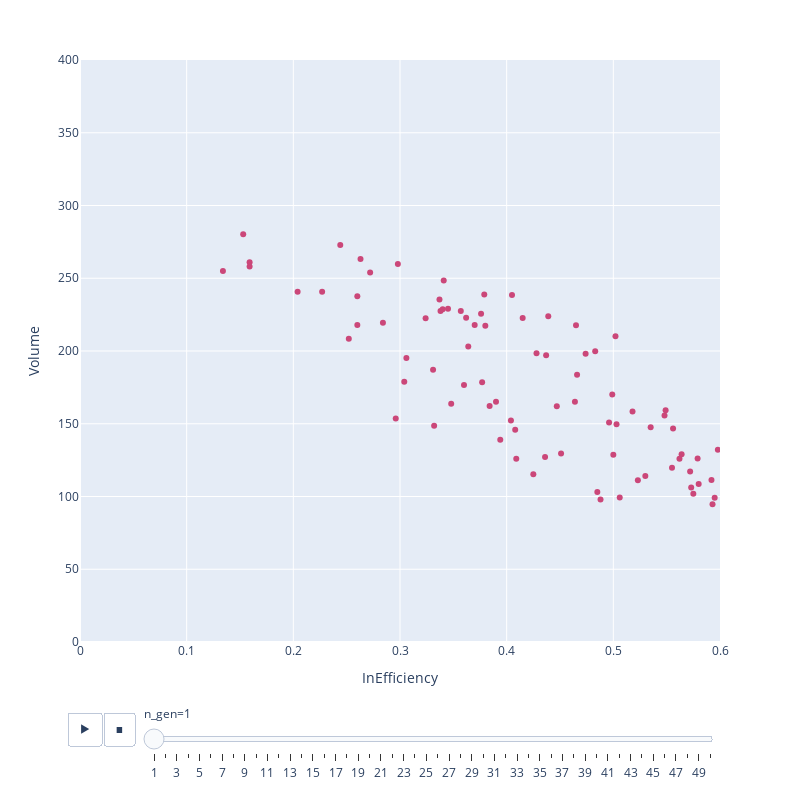

The notebook cell this image was saved under:
### Code cell
# Making a animation of evolution
import pandas as pd
import plotly.express as px
obj1 = []
obj2 = []
calls = []
for r in res.history:

    objs = r.pop.get("F")
    obj1.extend(objs[:, 0])
    obj2.extend(objs[:, 1])
    calls.extend([r.n_gen]*len(objs))
df = pd.DataFrame(data = {"InEfficiency": obj1, "Volume": obj2, "n_gen": calls})

obj_fig = px.scatter(df, x="InEfficiency", y="Volume",
                        animation_frame="n_gen", color="n_gen",
                        range_x=[0., 0.6], range_y=[0. , 400.],
                        hover_data = df.columns,
                        width = 800, height = 800)
obj_fig.update(layout_coloraxis_showscale=False)
obj_fig.layout.updatemenus[0].buttons[0].args[1]["frame"]["duration"] = 10
obj_fig.update_layout(transition = {'duration': 0.001})
obj_fig.show()

### Figure 1 — Plotly figure (JSON) as saved in the notebook; plotly's stock layout.template omitted (floating-point values rounded to 4 significant figures)
{"data": [{"customdata": [[1], [1], [1], [1], [1], [1], [1], [1], [1], [1], [1], [1], [1], [1], [1], [1], [1], [1], [1], [1], [1], [1], [1], [1], [1], [1], [1], [1], [1], [1], [1], [1], [1], [1], [1], [1], [1], [1], [1], [1], [1], [1], [1], [1], [1], [1], [1], [1], [1], [1], [1], [1], [1], [1], [1], [1], [1], [1], [1], [1], [1], [1], [1], [1], [1], [1], [1], [1], [1], [1], [1], [1], [1], [1], [1], [1], [1], [1], [1], [1], [1], [1], [1], [1], [1], [1], [1], [1], [1], [1], [1], [1], [1], [1], [1], [1], [1], [1], [1], [1]], "hovertemplate": "n_gen=%{marker.color}<br>InEfficiency=%{x}<br>Volume=%{y}<extra></extra>", "legendgroup": "", "marker": {"color": [1, 1, 1, 1, 1, 1, 1, 1, 1, 1, 1, 1, 1, 1, 1, 1, 1, 1, 1, 1, 1, 1, 1, 1, 1, 1, 1, 1, 1, 1, 1, 1, 1, 1, 1, 1, 1, 1, 1, 1, 1, 1, 1, 1, 1, 1, 1, 1, 1, 1, 1, 1, 1, 1, 1, 1, 1, 1, 1, 1, 1, 1, 1, 1, 1, 1, 1, 1, 1, 1, 1, 1, 1, 1, 1, 1, 1, 1, 1, 1, 1, 1, 1, 1, 1, 1, 1, 1, 1, 1, 1, 1, 1, 1, 1, 1, 1, 1, 1, 1], "coloraxis": "coloraxis", "symbol": "circle"}, "mode": "markers", "name": "", "orientation": "v", "showlegend": false, "type": "scatter", "x": [0.682, 0.488, 0.485, 0.252, 0.762, 0.669, 0.394, 0.332, 0.67, 0.134, 0.425, 0.593, 0.409, 0.723, 0.204, 0.296, 0.713, 0.506, 0.26, 0.788, 0.816, 0.408, 0.404, 0.697, 0.153, 0.159, 0.612, 0.595, 0.436, 0.741, 0.227, 0.304, 0.348, 0.384, 0.573, 0.575, 0.523, 0.284, 0.26, 0.698, 0.159, 0.672, 0.636, 0.5, 0.447, 0.451, 0.782, 0.331, 0.306, 0.36, 0.39, 0.58, 0.53, 0.272, 0.726, 0.711, 0.244, 0.263, 0.464, 0.503, 0.496, 0.324, 0.364, 0.377, 0.592, 0.652, 0.555, 0.535, 0.572, 0.298, 0.499, 0.518, 0.362, 0.338, 0.337, 0.37, 0.466, 0.38, 0.437, 0.428, 0.562, 0.556, 0.548, 0.357, 0.34, 0.376, 0.415, 0.474, 0.465, 0.579, 0.564, 0.549, 0.341, 0.345, 0.439, 0.483, 0.598, 0.379, 0.405, 0.502], "xaxis": "x", "y": [69.23, 97.98, 103.2, 208.5, 55.7, 92.34, 138.9, 148.6, 77.12, 255.0, 115.4, 94.71, 126.0, 69.0, 240.7, 153.6, 75.81, 99.35, 217.9, 62.27, 57.53, 145.8, 152.2, 83.66, 280.2, 258.0, 97.34, 99.13, 127.1, 69.28, 240.7, 178.9, 163.8, 162.2, 106.2, 101.9, 111.1, 219.5, 237.6, 90.5, 260.9, 99.38, 101.5, 128.6, 162.0, 129.5, 75.53, 187.0, 195.2, 176.6, 165.2, 108.6, 114.0, 253.9, 94.76, 96.53, 272.9, 263.3, 165.1, 149.7, 150.9, 222.5, 203.1, 178.5, 111.3, 109.6, 119.8, 147.5, 117.2, 259.8, 170.2, 158.5, 222.8, 227.5, 235.4, 217.8, 183.6, 217.4, 197.1, 198.4, 125.9, 146.7, 155.7, 227.5, 228.7, 225.6, 222.7, 198.0, 217.7, 126.1, 129.1, 159.3, 248.4, 229.1, 223.8, 199.8, 132.1, 238.8, 238.5, 210.1], "yaxis": "y"}], "layout": {"coloraxis": {"colorbar": {"title": {"text": "n_gen"}}, "colorscale": [[0, "#0d0887"], [0.1111, "#46039f"], [0.2222, "#7201a8"], [0.3333, "#9c179e"], [0.4444, "#bd3786"], [0.5556, "#d8576b"], [0.6667, "#ed7953"], [0.7778, "#fb9f3a"], [0.8889, "#fdca26"], [1, "#f0f921"]], "showscale": false}, "height": 800, "legend": {"tracegroupgap": 0}, "margin": {"t": 60}, "sliders": [{"active": 0, "currentvalue": {"prefix": "n_gen="}, "len": 0.9, "pad": {"b": 10, "t": 60}, "steps": [{"args": [["1"], {"frame": {"duration": 0, "redraw": false}, "fromcurrent": true, "mode": "immediate", "transition": {"duration": 0, "easing": "linear"}}], "label": "1", "method": "animate"}, {"args": [["2"], {"frame": {"duration": 0, "redraw": false}, "fromcurrent": true, "mode": "immediate", "transition": {"duration": 0, "easing": "linear"}}], "label": "2", "method": "animate"}, {"args": [["3"], {"frame": {"duration": 0, "redraw": false}, "fromcurrent": true, "mode": "immediate", "transition": {"duration": 0, "easing": "linear"}}], "label": "3", "method": "animate"}, {"args": [["4"], {"frame": {"duration": 0, "redraw": false}, "fromcurrent": true, "mode": "immediate", "transition": {"duration": 0, "easing": "linear"}}], "label": "4", "method": "animate"}, {"args": [["5"], {"frame": {"duration": 0, "redraw": false}, "fromcurrent": true, "mode": "immediate", "transition": {"duration": 0, "easing": "linear"}}], "label": "5", "method": "animate"}, {"args": [["6"], {"frame": {"duration": 0, "redraw": false}, "fromcurrent": true, "mode": "immediate", "transition": {"duration": 0, "easing": "linear"}}], "label": "6", "method": "animate"}, {"args": [["7"], {"frame": {"duration": 0, "redraw": false}, "fromcurrent": true, "mode": "immediate", "transition": {"duration": 0, "easing": "linear"}}], "label": "7", "method": "animate"}, {"args": [["8"], {"frame": {"duration": 0, "redraw": false}, "fromcurrent": true, "mode": "immediate", "transition": {"duration": 0, "easing": "linear"}}], "label": "8", "method": "animate"}, {"args": [["9"], {"frame": {"duration": 0, "redraw": false}, "fromcurrent": true, "mode": "immediate", "transition": {"duration": 0, "easing": "linear"}}], "label": "9", "method": "animate"}, {"args": [["10"], {"frame": {"duration": 0, "redraw": false}, "fromcurrent": true, "mode": "immediate", "transition": {"duration": 0, "easing": "linear"}}], "label": "10", "method": "animate"}, {"args": [["11"], {"frame": {"duration": 0, "redraw": false}, "fromcurrent": true, "mode": "immediate", "transition": {"duration": 0, "easing": "linear"}}], "label": "11", "method": "animate"}, {"args": [["12"], {"frame": {"duration": 0, "redraw": false}, "fromcurrent": true, "mode": "immediate", "transition": {"duration": 0, "easing": "linear"}}], "label": "12", "method": "animate"}, {"args": [["13"], {"frame": {"duration": 0, "redraw": false}, "fromcurrent": true, "mode": "immediate", "transition": {"duration": 0, "easing": "linear"}}], "label": "13", "method": "animate"}, {"args": [["14"], {"frame": {"duration": 0, "redraw": false}, "fromcurrent": true, "mode": "immediate", "transition": {"duration": 0, "easing": "linear"}}], "label": "14", "method": "animate"}, {"args": [["15"], {"frame": {"duration": 0, "redraw": false}, "fromcurrent": true, "mode": "immediate", "transition": {"duration": 0, "easing": "linear"}}], "label": "15", "method": "animate"}, {"args": [["16"], {"frame": {"duration": 0, "redraw": false}, "fromcurrent": true, "mode": "immediate", "transition": {"duration": 0, "easing": "linear"}}], "label": "16", "method": "animate"}, {"args": [["17"], {"frame": {"duration": 0, "redraw": false}, "fromcurrent": true, "mode": "immediate", "transition": {"duration": 0, "easing": "linear"}}], "label": "17", "method": "animate"}, {"args": [["18"], {"frame": {"duration": 0, "redraw": false}, "fromcurrent": true, "mode": "immediate", "transition": {"duration": 0, "easing": "linear"}}], "label": "18", "method": "animate"}, {"args": [["19"], {"frame": {"duration": 0, "redraw": false}, "fromcurrent": true, "mode": "immediate", "transition": {"duration": 0, "easing": "linear"}}], "label": "19", "method": "animate"}, {"args": [["20"], {"frame": {"duration": 0, "redraw": false}, "fromcurrent": true, "mode": "immediate", "transition": {"duration": 0, "easing": "linear"}}], "label": "20", "method": "animate"}, {"args": [["21"], {"frame": {"duration": 0, "redraw": false}, "fromcurrent": true, "mode": "immediate", "transition": {"duration": 0, "easing": "linear"}}], "label": "21", "method": "animate"}, {"args": [["22"], {"frame": {"duration": 0, "redraw": false}, "fromcurrent": true, "mode": "immediate", "transition": {"duration": 0, "easing": "linear"}}], "label": "22", "method": "animate"}, {"args": [["23"], {"frame": {"duration": 0, "redraw": false}, "fromcurrent": true, "mode": "immediate", "transition": {"duration": 0, "easing": "linear"}}], "label": "23", "method": "animate"}, {"args": [["24"], {"frame": {"duration": 0, "redraw": false}, "fromcurrent": true, "mode": "immediate", "transition": {"duration": 0, "easing": "linear"}}], "label": "24", "method": "animate"}, {"args": [["25"], {"frame": {"duration": 0, "redraw": false}, "fromcurrent": true, "mode": "immediate", "transition": {"duration": 0, "easing": "linear"}}], "label": "25", "method": "animate"}, {"args": [["26"], {"frame": {"duration": 0, "redraw": false}, "fromcurrent": true, "mode": "immediate", "transition": {"duration": 0, "easing": "linear"}}], "label": "26", "method": "animate"}, {"args": [["27"], {"frame": {"duration": 0, "redraw": false}, "fromcurrent": true, "mode": "immediate", "transition": {"duration": 0, "easing": "linear"}}], "label": "27", "method": "animate"}, {"args": [["28"], {"frame": {"duration": 0, "redraw": false}, "fromcurrent": true, "mode": "immediate", "transition": {"duration": 0, "easing": "linear"}}], "label": "28", "method": "animate"}, {"args": [["29"], {"frame": {"duration": 0, "redraw": false}, "fromcurrent": true, "mode": "immediate", "transition": {"duration": 0, "easing": "linear"}}], "label": "29", "method": "animate"}, {"args": [["30"], {"frame": {"duration": 0, "redraw": false}, "fromcurrent": true, "mode": "immediate", "transition": {"duration": 0, "easing": "linear"}}], "label": "30", "method": "animate"}, {"args": [["31"], {"frame": {"duration": 0, "redraw": false}, "fromcurrent": true, "mode": "immediate", "transition": {"duration": 0, "easing": "linear"}}], "label": "31", "method": "animate"}, {"args": [["32"], {"frame": {"duration": 0, "redraw": false}, "fromcurrent": true, "mode": "immediate", "transition": {"duration": 0, "easing": "linear"}}], "label": "32", "method": "animate"}, {"args": [["33"], {"frame": {"duration": 0, "redraw": false}, "fromcurrent": true, "mode": "immediate", "transition": {"duration": 0, "easing": "linear"}}], "label": "33", "method": "animate"}, {"args": [["34"], {"frame": {"duration": 0, "redraw": false}, "fromcurrent": true, "mode": "immediate", "transition": {"duration": 0, "easing": "linear"}}], "label": "34", "method": "animate"}, {"args": [["35"], {"frame": {"duration": 0, "redraw": false}, "fromcurrent": true, "mode": "immediate", "transition": {"duration": 0, "easing": "linear"}}], "label": "35", "method": "animate"}, {"args": [["36"], {"frame": {"duration": 0, "redraw": false}, "fromcurrent": true, "mode": "immediate", "transition": {"duration": 0, "easing": "linear"}}], "label": "36", "method": "animate"}, {"args": [["37"], {"frame": {"duration": 0, "redraw": false}, "fromcurrent": true, "mode": "immediate", "transition": {"duration": 0, "easing": "linear"}}], "label": "37", "method": "animate"}, {"args": [["38"], {"frame": {"duration": 0, "redraw": false}, "fromcurrent": true, "mode": "immediate", "transition": {"duration": 0, "easing": "linear"}}], "label": "38", "method": "animate"}, {"args": [["39"], {"frame": {"duration": 0, "redraw": false}, "fromcurrent": true, "mode": "immediate", "transition": {"duration": 0, "easing": "linear"}}], "label": "39", "method": "animate"}, {"args": [["40"], {"frame": {"duration": 0, "redraw": false}, "fromcurrent": true, "mode": "immediate", "transition": {"duration": 0, "easing": "linear"}}], "label": "40", "method": "animate"}, {"args": [["41"], {"frame": {"duration": 0, "redraw": false}, "fromcurrent": true, "mode": "immediate", "transition": {"duration": 0, "easing": "linear"}}], "label": "41", "method": "animate"}, {"args": [["42"], {"frame": {"duration": 0, "redraw": false}, "fromcurrent": true, "mode": "immediate", "transition": {"duration": 0, "easing": "linear"}}], "label": "42", "method": "animate"}, {"args": [["43"], {"frame": {"duration": 0, "redraw": false}, "fromcurrent": true, "mode": "immediate", "transition": {"duration": 0, "easing": "linear"}}], "label": "43", "method": "animate"}, {"args": [["44"], {"frame": {"duration": 0, "redraw": false}, "fromcurrent": true, "mode": "immediate", "transition": {"duration": 0, "easing": "linear"}}], "label": "44", "method": "animate"}, {"args": [["45"], {"frame": {"duration": 0, "redraw": false}, "fromcurrent": true, "mode": "immediate", "transition": {"duration": 0, "easing": "linear"}}], "label": "45", "method": "animate"}, {"args": [["46"], {"frame": {"duration": 0, "redraw": false}, "fromcurrent": true, "mode": "immediate", "transition": {"duration": 0, "easing": "linear"}}], "label": "46", "method": "animate"}, {"args": [["47"], {"frame": {"duration": 0, "redraw": false}, "fromcurrent": true, "mode": "immediate", "transition": {"duration": 0, "easing": "linear"}}], "label": "47", "method": "animate"}, {"args": [["48"], {"frame": {"duration": 0, "redraw": false}, "fromcurrent": true, "mode": "immediate", "transition": {"duration": 0, "easing": "linear"}}], "label": "48", "method": "animate"}, {"args": [["49"], {"frame": {"duration": 0, "redraw": false}, "fromcurrent": true, "mode": "immediate", "transition": {"duration": 0, "easing": "linear"}}], "label": "49", "method": "animate"}, {"args": [["50"], {"frame": {"duration": 0, "redraw": false}, "fromcurrent": true, "mode": "immediate", "transition": {"duration": 0, "easing": "linear"}}], "label": "50", "method": "animate"}], "x": 0.1, "xanchor": "left", "y": 0, "yanchor": "top"}], "transition": {"duration": 0.001}, "updatemenus": [{"buttons": [{"args": [null, {"frame": {"duration": 10, "redraw": false}, "fromcurrent": true, "mode": "immediate", "transition": {"duration": 500, "easing": "linear"}}], "label": "&#9654;", "method": "animate"}, {"args": [[null], {"frame": {"duration": 0, "redraw": false}, "fromcurrent": true, "mode": "immediate", "transition": {"duration": 0, "easing": "linear"}}], "label": "&#9724;", "method": "animate"}], "direction": "left", "pad": {"r": 10, "t": 70}, "showactive": false, "type": "buttons", "x": 0.1, "xanchor": "right", "y": 0, "yanchor": "top"}], "width": 800, "xaxis": {"anchor": "y", "domain": [0, 1], "range": [0, 0.6], "title": {"text": "InEfficiency"}}, "yaxis": {"anchor": "x", "domain": [0, 1], "range": [0, 400], "title": {"text": "Volume"}}}}
